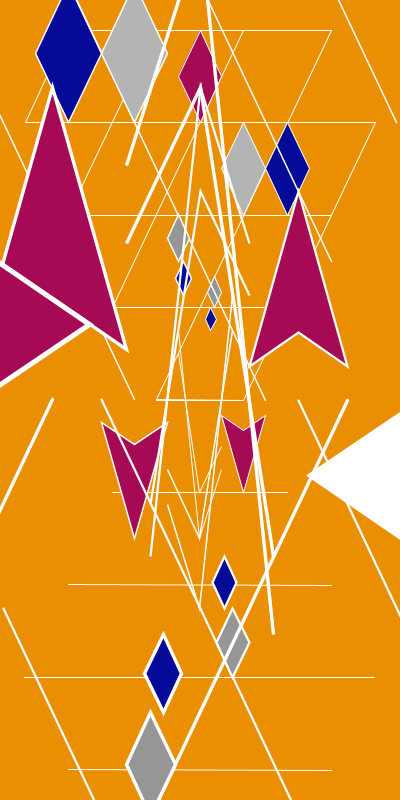
Frame 1 (no input)
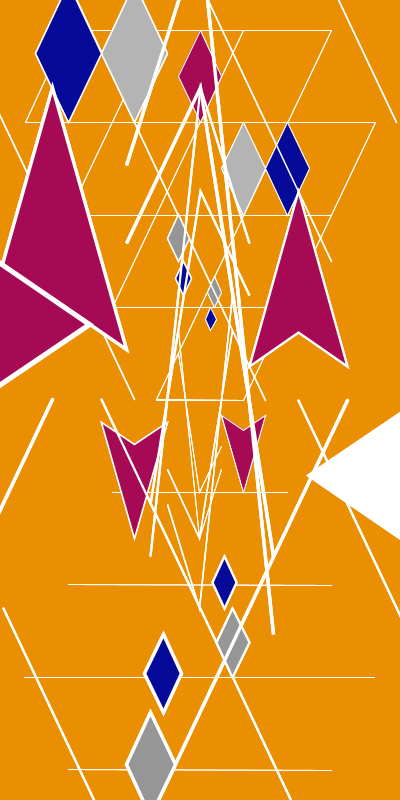
Frame 2 (the mouse pressed at the canvas centre, redrawn once)

The Processing sketch that drew these frames (run headless with seeded random() and noise(); the mouse was pressed at the canvas centre and the sketch redrawn once):

// Processing sketch: processing_24606
// ── processing_24606.pde





//////   WALLPAPER PROJECT 3   ////////
//////       -------------     ////////

void setup(){
  size(400,800);

  background(234, 142, 2);
  smooth();
  noLoop();
  
  strokeWeight(1);
  stroke(255);
}

final float xStart = 25;
final float yStart = 30;

float xs, ys;

float xDiff;
float yDiff;

void draw(){
  
  
  xs = xStart - width / 2;
  ys = yStart - height / 2;
  xDiff = (width / 2 - xStart) / 4;
  yDiff = (height / 2 - yStart) / 4;
  
  translate(width / 2, height / 2);
  
  horiLines();
  rotate(PI);
  horiLines();
  
  rotate(PI);
  diaLines();
  scale(-1.0, 1.0);
  diaLines();
  rotate(PI);
  diaLines();
  scale(-1.0, 1.0);
  diaLines();
  rotate(PI);
  

  
  float at = xs + xDiff * 5;
  fill(255);
  quad(at, ys, at + xDiff / 2, ys + yDiff / 2, at, ys + yDiff, at - xDiff / 2, ys + yDiff / 2);
  
  fill(167, 10, 84);
  rotate(PI);
  quad(at, yStart, at + xDiff / 2, yStart / 2, at, 0, at - xDiff / 2, yStart / 2);
  
  rotate(PI);
  fill(255);
  quad(at, yStart, at + xDiff / 2, yStart / 2, at, 0, at - xDiff / 2, yStart / 2);
  

  
}

void horiLines() {
  int i = 0;
  line(xs + xDiff, ys, width / 2 - (xStart + xDiff), ys);
  while (i < 4) {
    line(xs + i * xDiff, ys + yDiff + i * yDiff,
         width / 2 - (xStart + i * xDiff), ys + yDiff + i * yDiff);
    i += 1;
  }
  float at = xs + xDiff * 5;
  fill(240, 193, 2);
  
  
  
}

void diaLines() {
  int i = 0;
  while (i < 4) {
    line(xs + i * xDiff, ys + (i + 1) * yDiff, xs + (i * 2 + 1) * xDiff, ys);
    i += 1;
  }
  line(xs + 5 * xDiff, ys + 4 * yDiff, xs + 8 * xDiff, ys + yDiff);
  
  float at = xs + xDiff * 5;
  fill(180);
  quad(at, ys + yDiff, at + xDiff / 2, (ys + yDiff / 2) + yDiff, at, (ys + yDiff) + yDiff, at - xDiff / 2, (ys + yDiff / 2) + yDiff);
  

  
  fill(5, 10, 152);
  quad(at + xDiff, ys + yDiff, (at + xDiff / 2) + xDiff, (ys + yDiff / 2) + yDiff, at + xDiff, (ys + yDiff) + yDiff, (at - xDiff / 2) + xDiff, (ys + yDiff / 2) + yDiff);
  
  fill(167, 10, 84);
  quad(0, ys, 0 + xDiff / 2, ys + yDiff / 2, 0, ys + yDiff, 0 - xDiff / 2, ys + yDiff / 2);
  
  fill(150); 
  quad(0, yDiff, 0 + xDiff / 2, yDiff / 2, 0, yDiff, 0 - xDiff / 2, 0 - yDiff / 2);
  
    
  
  fill(11, 29, 118);
  quad(0, yDiff * 1.5, 0 + xDiff / 2, (yDiff / 2) * 1.5, 0, yDiff * 1.5, 0 - xDiff / 2, (0 - yDiff / 2) * 1.5);
  
  fill(167, 10, 84);
  quad(at, yStart, at + xDiff / 2, yStart / 2, at, yDiff, at - xDiff / 2, yStart / 2);
  
  fill(5, 10, 152);
  
  quad(at / 4, ys / 4, (at + xDiff / 2) / 4, (ys + yDiff / 2) / 4, at / 4, (ys + yDiff) / 4, (at - xDiff / 2) / 4, (ys + yDiff / 2) / 4);
  
  fill(150);
  quad(at / 3, ys / 3, (at + xDiff / 2) / 3, (ys + yDiff / 2) / 3, at / 3, (ys + yDiff) / 3, (at - xDiff / 2) / 3, (ys + yDiff / 2) / 3);
  
  
  scale(1.50);
  
  

  
  
  
}
